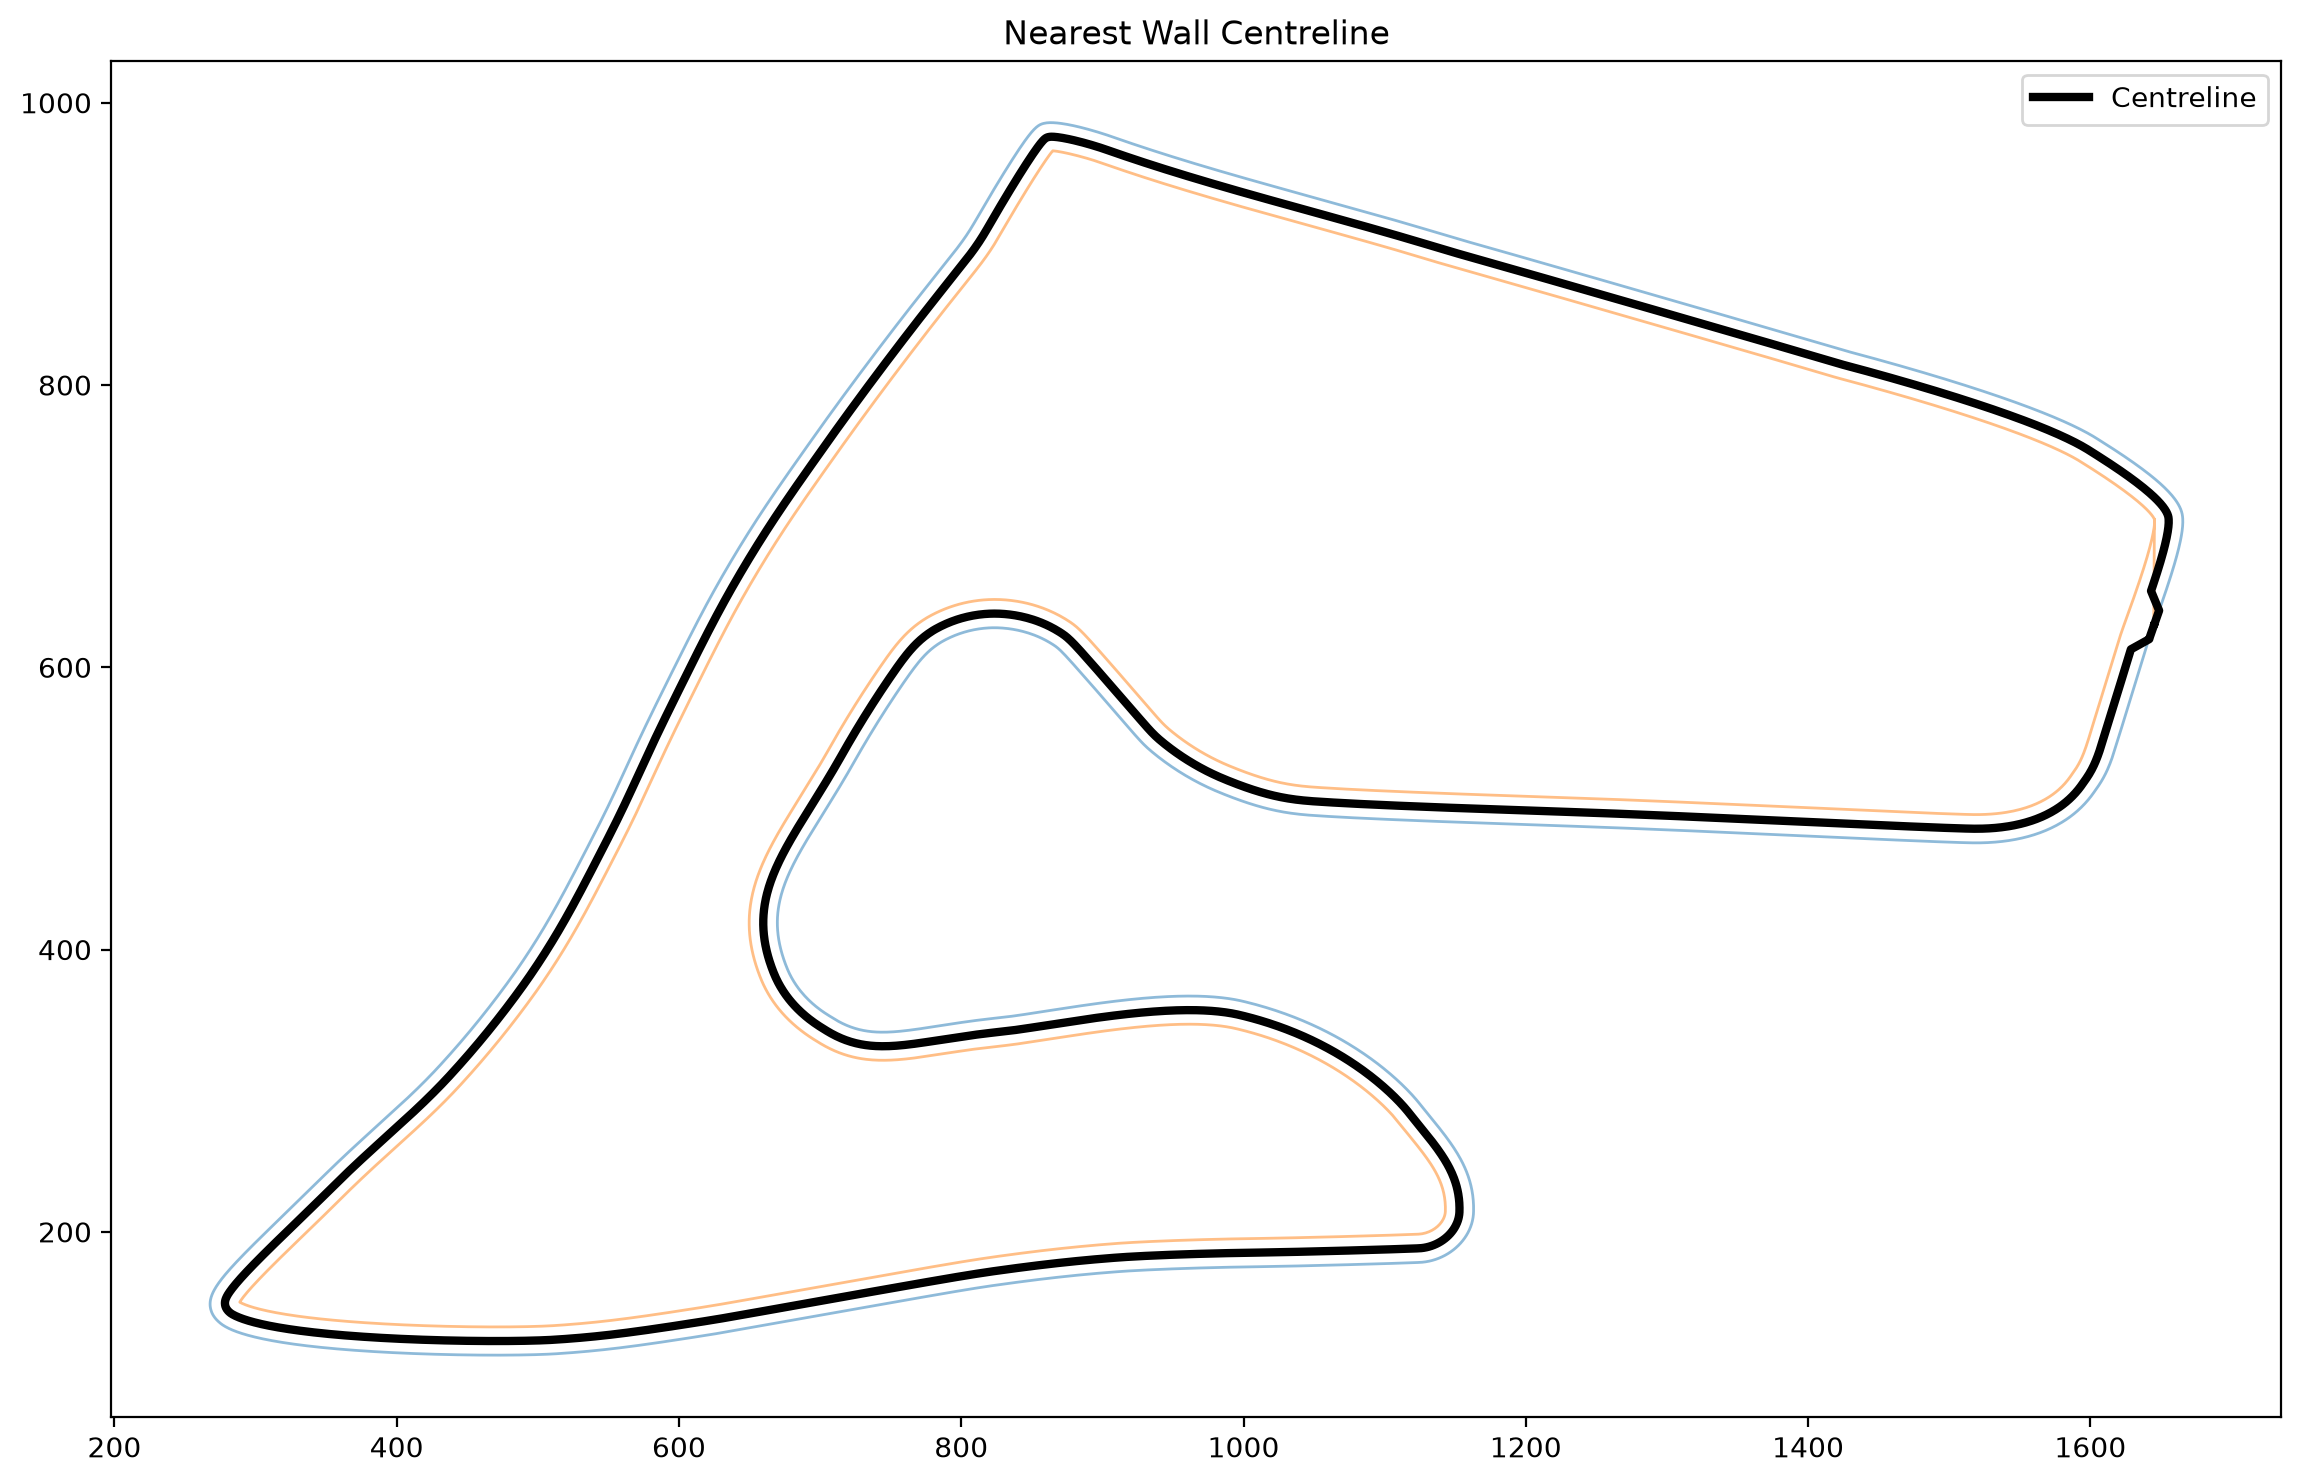

Recreate this plot in Python.
from pathlib import Path
from svgpathtools import svg2paths

import numpy as np
import matplotlib.pyplot as plt
from scipy.spatial import KDTree

SVG_FILE = Path(
r"E:\Project_Shiftwright\external\racing-track-maps-vector\from-iracing\Road\spielberg\403-spielberg-gp\active.svg"
)

paths,_ = svg2paths(
    str(SVG_FILE)
)

path = paths[0]

N = 8000

pts = []

for i in range(N):

    p = path.point(
        i/(N-1)
    )

    pts.append([
        p.real,
        p.imag
    ])

pts = np.array(pts)

split = 4052

outer = pts[:split]
inner = pts[split:]

tree = KDTree(inner)

centre = []

for p in outer:

    dist, idx = tree.query(p)

    q = inner[idx]

    centre.append(
        (p + q) / 2
    )

centre = np.array(
    centre
)

plt.figure(
    figsize=(14,10)
)

plt.plot(
    outer[:,0],
    outer[:,1],
    linewidth=1,
    alpha=0.5
)

plt.plot(
    inner[:,0],
    inner[:,1],
    linewidth=1,
    alpha=0.5
)

plt.plot(
    centre[:,0],
    centre[:,1],
    linewidth=3,
    color="black",
    label="Centreline"
)

plt.gca().set_aspect(
    "equal"
)

plt.legend()

plt.title(
    "Nearest Wall Centreline"
)

plt.savefig(
    "experiments/spielberg_pairing_centreline.png",
    dpi=200,
    bbox_inches="tight"
)

print(
    "Saved:"
    " experiments/spielberg_pairing_centreline.png"
)
